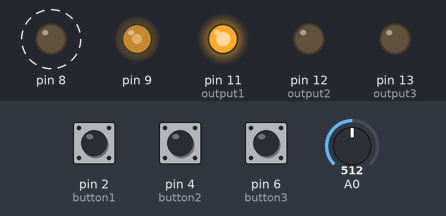
The sketch below on a simulated Arduino Uno, built with avr-gcc and run on an emulated ATmega328P. Parts: output pins drawn as LEDs (lit = HIGH). Dashed ring = blinking. The test bench sets the inputs (shaded band); at power-on: A0 = 512, pin 2 (button1) LOW, pin 4 (button2) LOW, pin 6 (button3) LOW. What the sketch prints to the serial monitor is not drawn.

Above: at 0.1 s.
1.3 s: A0 set to 716
At 4.4 s:
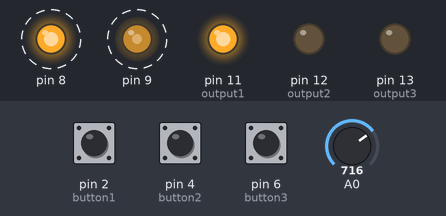
4.8 s: A0 set to 900
Timing chart, 0 to 14.3 s (numbered marks = the images above; inputs shaded):
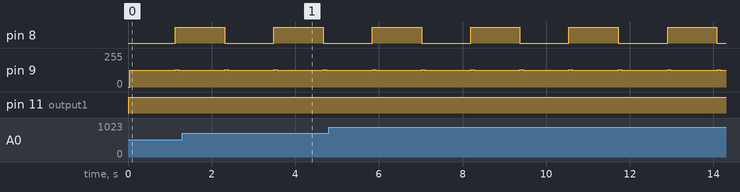

Measured:
- by itself, pin 8: alternates HIGH for 1.2 s and LOW for 1.2 s
- by itself, pin 9: alternates 128/255 for 0.08 s and 127/255 for 1.1 s

The sketch:

Disney_touche_Processing_buttons.ino
```cpp
//****************************************************************************************
// Illutron take on Disney style capacitive touch sensor using only passives and Arduino
// Dzl 2012
//****************************************************************************************


//                              10n
// PIN 9 --[10k]-+-----10mH---+--||-- OBJECT
//               |            |
//              3.3k          |
//               |            V 1N4148 diode
//              GND           |
//                            |
//Analog 0 ---+------+--------+
//            |      |
//          100pf   1MOmhm
//            |      |
//           GND    GND


#define SET(x,y) (x |=(1<<y))				//-Bit set/clear macros
#define CLR(x,y) (x &= (~(1<<y)))       		// |
#define CHK(x,y) (x & (1<<y))           		// |
#define TOG(x,y) (x^=(1<<y))            		//-+


//-----------Changeable---------------------------<<----<<--
#define N 140  //How many frequencies (max depends on memory)
#define NUMBER 3 // How Many Buttons(States)
#define CALIBRATION 150 // Define Calibration Here
//------------------------------------------------<<----<<--

//---------------Processing Link--------------------
#define ENABLE_PROCESSING true


//---------------Measure Values--------------------
int results[N];          //-Filtered result buffer
int freq[N];            //-Filtered result buffer
int sizeOfArray = N;

//----------------Store Norm Values----------------
int values1[N]; //Messwerte der verschiedenen Zustände
int button1 = 2; // Change Pins accordingly
int button2 = 4; // "
int button3 = 6; // "
int buttons[] = {
  button1 , button2, button3};  // add additional Buttons

//-----Calculate Current Area----------------------
int areaCurrent;
byte areaDifArray[N];

// -----------Store current Area Values------------
byte areaDifferences[NUMBER][N];  // Array to store the AreaDifference for each Frequency per Button

//------------------------Compare------------------
float currentOutput = 0.0;
float output = 0.0;
byte stateOutput = 0;
boolean touch = false;

//-------------------Output------------------------
int output1 = 11; // leds, sound etc...
int output2 = 12;
int output3 = 13;
int outputs[] = {
  output1, output2, output3}; // add additional Outputs

//......................Output...END...............


void setup()
{
  //-----------------------OLDCODE-----------------------
  TCCR1A=0b10000010;        //-Set up frequency generator
  TCCR1B=0b00011001;        //-+
  ICR1=110;
  OCR1A=55;

  int START = 0;

  pinMode(button1, INPUT);
  pinMode(9,OUTPUT);        //-Signal generator pin
  pinMode(8,OUTPUT);        //-Sync (test) pin
  Serial.begin(9600);

  for(byte i=0;i<N;i++) results[i]=0;//-Preset results

  //.........................OLDCODE..END..............

  //----------------------------NEWCODE----------------

  pinMode(button2, INPUT);
  pinMode(button3, INPUT);

  pinMode(output1, OUTPUT);
  pinMode(output2, OUTPUT);
  pinMode(output3, OUTPUT);

  for(byte d=0;d<N;d++){
    values1[d] = 0;       //Preset-values
  }

  //..................NEWCODE...END.......................

}

void loop(){

  //============Refreshing TempValues========================
  byte tempAD = 0;
  byte tempAreaDifference = 0;
  areaCurrent = 0;
  currentOutput = -1;


  //=====================Measure Values======================
  //Serial.println("---Measure Values---");
  for(unsigned int d=0;d<N;d++)
  {
    int v=analogRead(0);    //-Read response signal
    CLR(TCCR1B,0);          //-Stop generator
    TCNT1=0;                //-Reload new frequency
    ICR1=d;                 // |
    OCR1A=d/2;              //-+
    SET(TCCR1B,0);          //-Restart generator
    results[d]=results[d]*0.5+(int)(v)*0.5; //Filter results
    freq[d] = d;
  }
  //   plot(v,0);              //-Display
  //   plot(results[d],1);
  //   delayMicroseconds(1);

  //===========Store "Zero"-Values (in values1)=============
  //Serial.println("---Store "Zero" Values---");
  for(byte s=0;s<5;s++){ // for 5 cicles save the zero value
    for(int d=0;d<N;d++){
      values1[d] = results[d];
    }
  }

  //==================Calculate Current Area================
  //Serial.println("---Calculate Current Area---");
  for(byte d=0;d<N;d++){
    tempAD = (byte) abs(results[d]-values1[d]); // Difference between the current (results) and the stored "Zero"-Values (values1)
    areaDifArray[d] = tempAD;
    areaCurrent += tempAD;
  }

  //===============Store Current Area=========================

  for(byte i=0; i < NUMBER ; i++){        // When a Button gets pressed the Current areaDifferences are
    if(digitalRead(buttons[i]) == HIGH){  //stored in the Array related to that Button
      for(byte d=0;d<N;d++){
        areaDifferences[i][d] = areaDifArray[d];
      }
    }
  }

  ////----printOut----
  //    Serial.println("---Store Current Area---");
  //    Serial.print(" Button");
  //    Serial.print(i);
  //    Serial.print(" = ");
  //    Serial.print(digitalRead(buttons[i]));
  //    Serial.print(" Area: ");
  //    Serial.println(areaValues[i][0]);

  //===============Compare ============================

  for(int i=0;i<NUMBER;i++){
    output = 0;          // Refresh Temp Value
    int tempOutput = 0;  // "
    for(byte d=0;d<N;d++){
      tempOutput = abs(areaDifferences[i][d] - areaDifArray[d]);  //Calculate Differece between values for this frequency
      //Save it away in tempOutpout
      if(tempOutput > CALIBRATION){                               //check if difference is bigger than CALIBRATION
        output += tempOutput;                                     //accumulate Area of values that are bigger
      }
    }
    if(output < currentOutput || currentOutput < 0){ //Compare the areas. The number of the lowest (=most corresponding)
      currentOutput = output;                        //will be saved in stateOutput
      stateOutput = i;
    }
  }

  ////------printout------
  //    Serial.println("---Compare---");
  //    Serial.print("tempOutput: ");
  //    Serial.print("i: ");
  //    Serial.print(i);
  //    Serial.print(": ");
  //    Serial.print(tempOutput);
  //    Serial.print("  stateoutput");
  //    Serial.print(" = ");
  //    Serial.println(stateOutput);

  //=====================Output=========================
  //Serial.println("---Output---");
  int tempOutput = outputs[stateOutput]; //convert State to the corresponding output Pin

  for(int i = 0;i<NUMBER;i++){        //Refresh outputs. All on LOW
    digitalWrite(outputs[i],LOW);
  }
  digitalWrite(tempOutput, HIGH); // Put current OutputState to HIGH
  if(stateOutput > 0){
    touch = true;
  }
  else{
    touch = false;
  }


  //==========Sending Results to Processing=============

  #if ENABLE_PROCESSING
    PlottArray(1,freq,results); //Sending Results to Processing via Serial Port
    TOG(PORTB,0);            //-Toggle pin 8 after each sweep (good for scope)
  #endif
}
```

SendData.ino
```cpp
#if ENABLE_PROCESSING

  byte yMSB=0, yLSB=0, xMSB=0, xLSB=0, zeroByte=128, Checksum=0;

  void SendData(int Command, unsigned int yValue,unsigned int xValue){


    /* >=================================================================<
     y = 01010100 11010100    (x & y are 2 Byte integers)
     yMSB      yLSB      send seperately -> reciever joins them
     >=================================================================<  */

    yLSB=lowByte(yValue);
    yMSB=highByte(yValue);
    xLSB=lowByte(xValue);
    xMSB=highByte(xValue);


    /* >=================================================================<
     Only the very first Byte may be a zero, this way allows the computer
     to know that if a Byte recieved is a zero it must be the start byte.
     If data bytes actually have a value of zero, They are given the value
     one and the bit in the zeroByte that represents that Byte is made
     high.
     >=================================================================< */

    zeroByte = 128;                                   // 10000000

    if(yLSB==0){
      yLSB=1;
      zeroByte=zeroByte+1;
    }        // Make bit 1 high
    if(yMSB==0){
      yMSB=1;
      zeroByte=zeroByte+2;
    }        // make bit 2 high
    if(xLSB==0){
      xLSB=1;
      zeroByte=zeroByte+4;
    }        // make bit 3 high
    if(xMSB==0){
      xMSB=1;
      zeroByte=zeroByte+8;
    }        // make bit 4 high


    /* >=================================================================<
     Calculate the remainder of: sum of all the Bytes divided by 255
     >=================================================================< */

    Checksum = (Command + yMSB + yLSB + xMSB + xLSB + zeroByte)%255;

    if( Checksum !=0 ){
      Serial.write(byte(0));            // send start bit
      Serial.write(byte(Command));      // command eg: Which Graph is this data for

      Serial.write(byte(yMSB));         // Y value's most significant byte
      Serial.write(byte(yLSB));         // Y value's least significant byte
      Serial.write(byte(xMSB));         // X value's most significant byte
      Serial.write(byte(xLSB));         // X value's least significant byte

      Serial.write(byte(zeroByte));     // Which values have a zero value
      Serial.write(byte(Checksum));     // Error Checking Byte
    }
  }


  void PlottArray(unsigned int Cmd,int Array1[],int Array2[]){

    SendData(Cmd+1, 1,1);                        // Tell PC an array is about to be sent
    delay(1);
    for(int x=0;  x < sizeOfArray;  x++){     // Send the arrays
      SendData(Cmd, round(Array1[x]),round(Array2[x]));
      //delay(1);
    }

    SendData(Cmd+2, 1,1);                        // Confirm arrrays have been sent
  }

#endif
```
